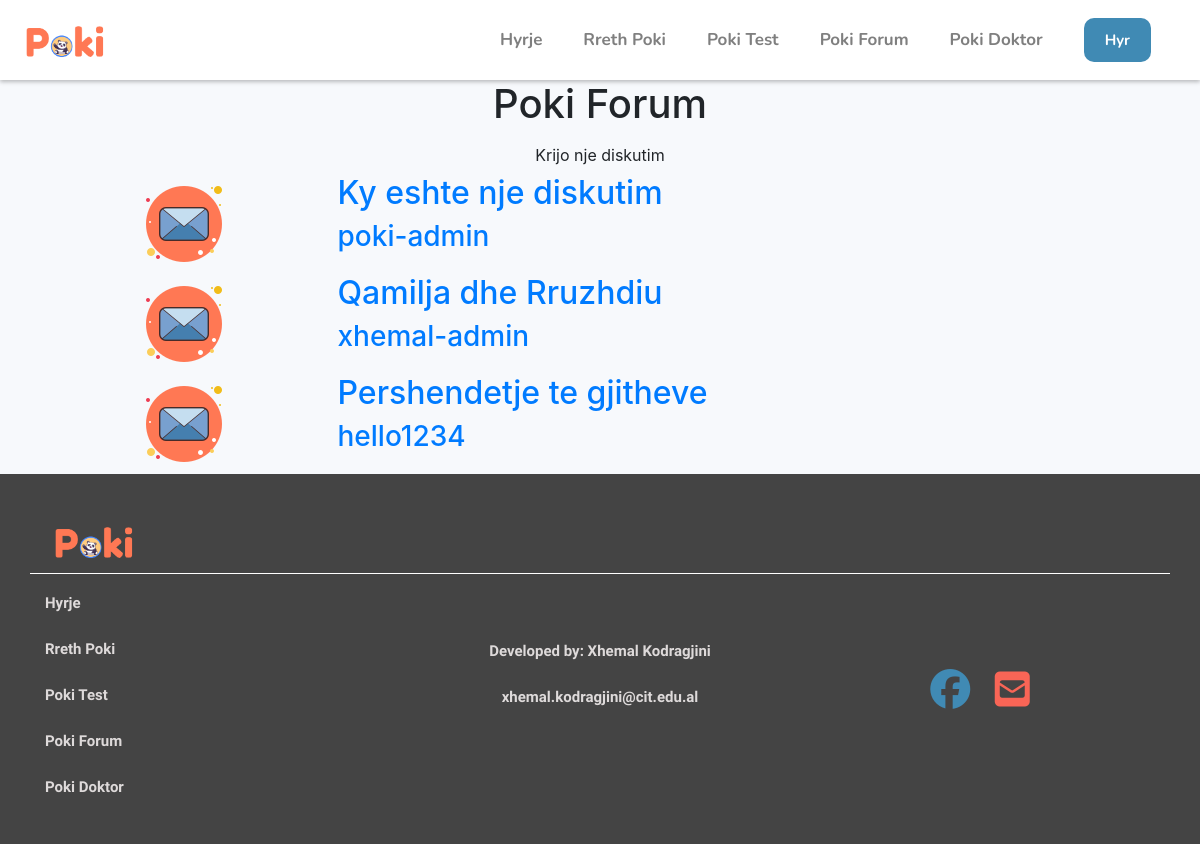
The page /forum/list/ on the database as committed earlier.
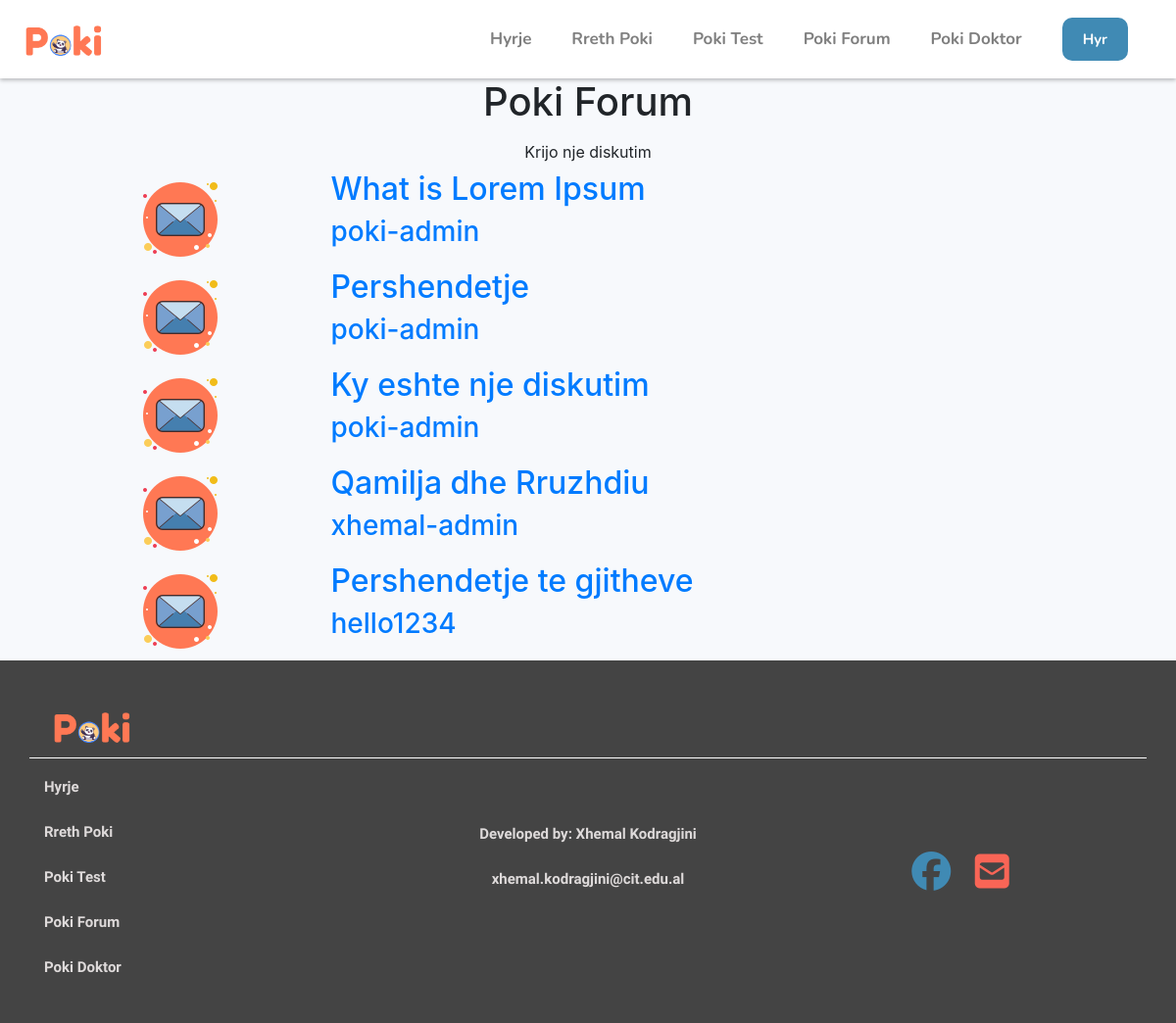
The same page on the database as committed later.
### Forum/models.py (models this page shows, shortened)
class Post(models.Model):
    titulli = models.CharField(max_length=250)
    autori = models.ForeignKey(settings.AUTH_USER_MODEL, on_delete=models.CASCADE, related_name='post_author')
    teksti = models.TextField()
    data = models.DateTimeField(auto_now_add=True)

### Forum/views.py (the view)
# urls.py: path('list/', PostListView.as_view(), name='list'),
class PostListView(ListView):
    queryset = Post.objects.all()
    template_name = 'Forum/discussion_list.html'
    def get_context_data(self, *args, **kwargs):
        context = super(PostListView, self).get_context_data(*args, **kwargs)
        context['object_list'] = Post.objects.all().order_by('-data')
        return context

### templates/Forum/discussion_list.html
{% extends 'base.html' %}
{% load static %}
{% block content %}
    <section id="discussion-list" class="text-center">
        <div class="discussion-list container text-center">
            <h1>Poki Forum</h1>
            <a href="{% url 'new' %}">
                <button class="btn">Krijo nje diskutim</button>
            </a>
            <div class="discussion-list-objects container ">
                {% for object in object_list %}
                    <a href="{% url 'detail' object.pk %}">
                        <div class="discussion-list-object-single">
                            <div class="row">
                                <div class="col-3">
                                    <img src="{% static 'discussion img.png' %}">
                                </div>
                                <div class="col-9 text-left">
                                    <h2>{{ object.titulli }}</h2>
                                    <h3>{{ object.autori }}</h3>
                                </div>
                            </div>
                        </div>
                    </a>
                {% endfor %}
            </div>
        </div>
    </section>
{% endblock %}

### templates/base.html (shortened to what this page needs)
{% load static %}
<!DOCTYPE html>
<html lang="en">
<head>
    <link rel="stylesheet" href="https://stackpath.bootstrapcdn.com/bootstrap/4.4.1/css/bootstrap.min.css"
>
    <link rel="stylesheet" href="{% static 'base_style.css' %}">
    <link rel="stylesheet" href="{% static 'about.css' %}">
    <link rel="stylesheet" href="{% static 'login.css' %}">
    <link rel="stylesheet" href="{% static 'signup.css' %}">
    <link rel="stylesheet" href="{% static 'test.css' %}">
    <link rel="stylesheet" href="{% static 'result.css' %}">
    <link rel="stylesheet" href="{% static 'forum/discussion_list.css' %}">
    <link rel="stylesheet" href="{% static 'forum/discussion_detail2.css' %}">
    <link rel="stylesheet" href="{% static 'forum/discussion_new.css' %}">
</head>
<body>
<nav class="navbar navbar-expand-lg navbar-light bg-white">
    <a class="navbar-brand" href="{% url 'home' %}"><img src="{% static 'Poki logo.png' %}"></a>
    <div class="collapse navbar-collapse" id="navbarSupportedContent">
        <ul class="navbar-nav ml-auto">
            <li class="nav-item active">
                <a class="nav-link" href="{% url 'home' %}">Hyrje <span class="sr-only">(current)</span></a>
            </li>
            <li class="nav-item">
                <a class="nav-link" href="{% url 'about' %}">Rreth Poki</a>
            </li>
            <li class="nav-item">
                <a class="nav-link" href="{% url 'test' %}">Poki Test</a>
            </li>
            <li class="nav-item">
                <a class="nav-link" href="{% url 'list' %}">Poki Forum</a>
            </li>
            <li class="nav-item">
                <a class="nav-link" href="#">Poki Doktor</a>
            </li>
            <li class="nav-item">
                {% if user.is_authenticated %}
                    <a class="nav-link" href="{% url 'logout' %}">
                        <button class="btn login-btn">Dil</button>
                    </a>
                {% else %}
                    <a class="nav-link" href="{% url 'login' %}">
                        <button class="btn login-btn">Hyr</button>
                    </a>
                {% endif %}
            </li>
        </ul>
    </div>
</nav>
{% block content %}
{% endblock %}
<section id="footer">
    <div class="container">
        <a class="navbar-brand" href="{% url 'home' %}"><img src="{% static 'Poki logo.png' %}"></a>
        <div class="row">
            <div class="col-md-4">
                <a href="{% url 'home' %}"><h4>Hyrje</h4></a>
                <a href="{% url 'about' %}"><h4>Rreth Poki</h4></a>
                <a href="{% url 'test' %}"><h4>Poki Test</h4></a>
                <a href="{% url 'list' %}"><h4>Poki Forum</h4></a>
                <a href="#"><h4>Poki Doktor</h4></a>
            </div>
            <div class="col-md-4 text-center mt-5">
                <h4 class="developer">Developed by: Xhemal Kodragjini</h4>
                <h4>xhemal.kodragjini@cit.edu.al</h4>
            </div>
            <div class="col-md-4 m-auto text-center">
                <i class="fab fa-facebook"></i>
                <i class="fas fa-envelope-square"></i>
            </div>
        </div>
    </div>
</section>
</body>
</html>

### static/base_style.css (style rules this page uses)
body { background-color: #f7f9fc; }
.navbar { box-shadow: 0px 2px 4px rgba(0, 0, 0, 0.25); }
.navbar-brand img { width: 100px; }
.login-btn { background-color: #408AB4; color: white !important; border-radius: 10px; font-size: 15px; font-family: 'Nunito', sans-serif; font-weight: bold; padding: 10px 20px; }
.nav-link { margin-right: 25px; font-family: 'Nunito', sans-serif; font-weight: bold; font-size: 17px; color: #7f7f7f !important; }
.nav-item { margin: auto; }
#footer { background: #444444; }
#footer .navbar-brand { padding-top: 40px; }
#footer .row { border-top: 1px solid #ffffff; padding-bottom: 40px; }
#footer h4 { font-family: 'Quicksand', sans-serif; font-weight: bold; font-size: 15px; color: #dedada; padding-top: 20px; }
#footer .developer { font-weight: bold; }
#footer .fab { margin-right: 20px; }
#footer .fa-facebook { color: #408AB4; font-size: 40px; }
#footer .fa-envelope-square { color: #F96556; font-size: 40px; }

Rows that differ between the two databases and show on the page:
added Post: titulli "What is Lorem Ipsum", autori "poki-admin"
added Post: titulli "Pershendetje", autori "poki-admin"
